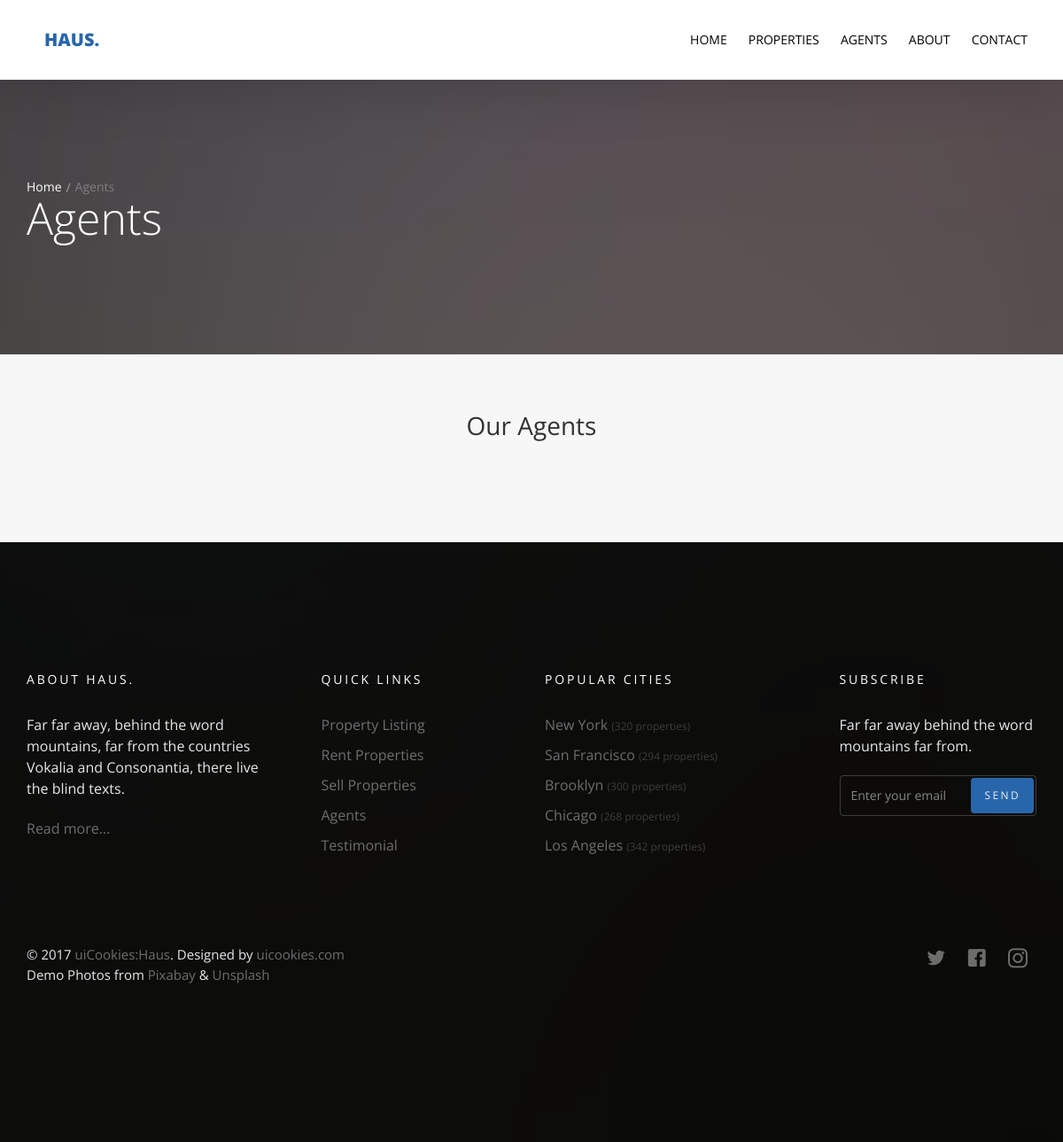
Before: /agents/ with the older database file.
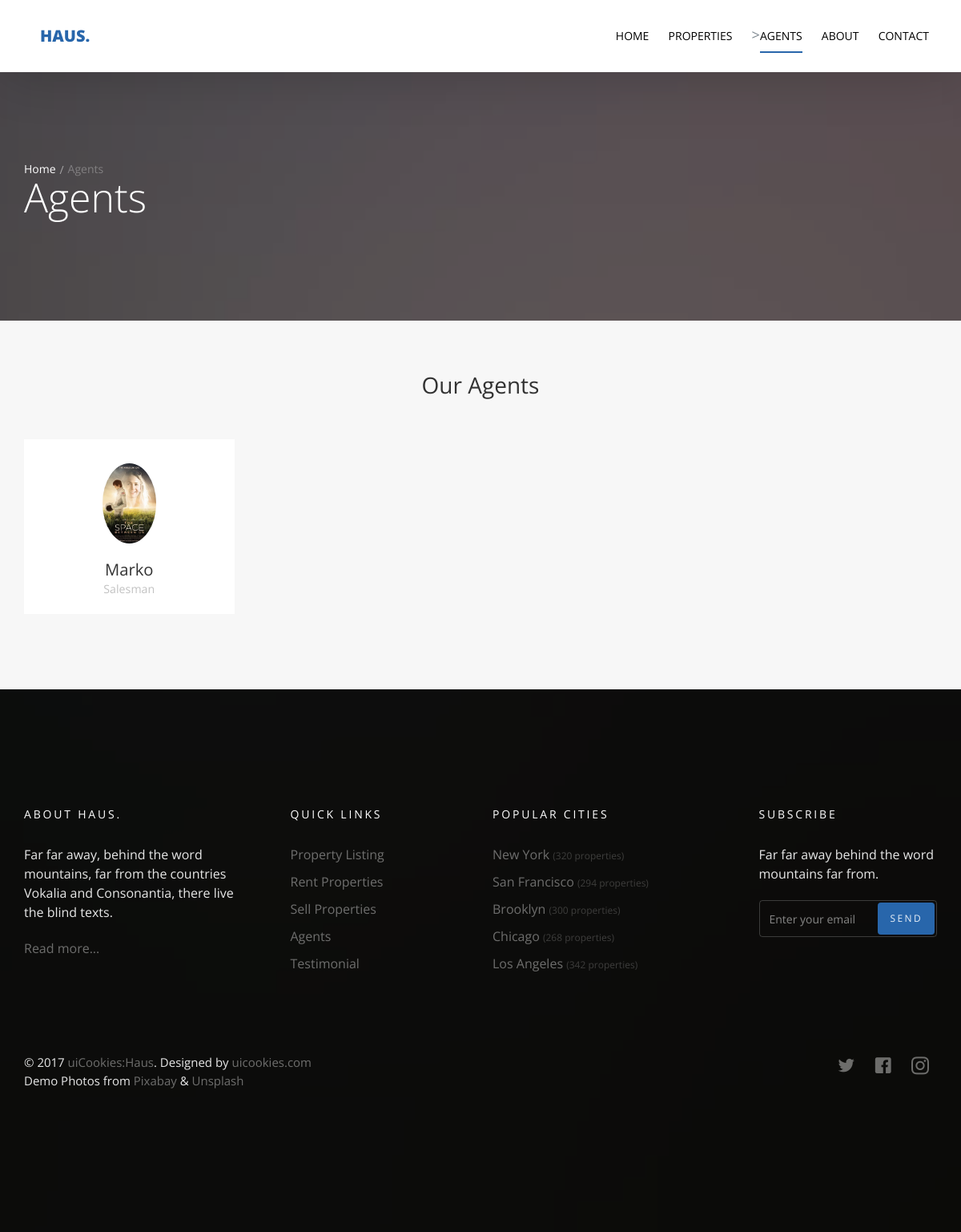
After: the same page with the newer database file.
### agents/models.py (models this page shows, shortened)
class Agent(models.Model):
    name = models.CharField(max_length=50)
    title = models.CharField(max_length=50)
    image = models.ImageField(upload_to='agents/')

### agents/views.py (the view)
# urls.py: path('', agents_list, name='agents_list'),
def agents_list(request):
    agents_list = Agent.objects.all()
    template = 'agents/agents.html'
    context = {
        'agents_list': agents_list
    }
    return render(request, template, context)

### agents/templates/agents/agents.html (shortened to what this page needs)
{% extends 'base.html' %}
{% block body %}
  <section class="probootstrap-slider flexslider2 page-inner">
    <div class="overlay"></div>
    <div class="probootstrap-wrap-banner">
      <div class="container">
        <div class="row">
          <div class="col-md-8">
            <div class="page-title probootstrap-animate">
              <div class="probootstrap-breadcrumbs">
                <a href="#">Home</a><span>Agents</span>
              </div>
              <h1>Agents</h1>
            </div>
          </div>
        </div>
      </div>
    </div>
    <ul class="slides">
      <li style="background-image: url(img/slider_1.jpg);"></li>
    </ul>
  </section>
  <section class="probootstrap-section probootstrap-section-lighter">
    <div class="container">
      <div class="row heading">
        <h2 class="mt0 mb50 text-center">Our Agents</h2>
      </div>
      <div class="row">
      {% for agent in agents_list %}
        <div class="col-md-3 col-sm-6">
          <div class="probootstrap-card probootstrap-person text-left">
            <div class="probootstrap-card-media">
              <img src="{{agent.image.url}}" class="img-responsive" alt="Free HTML5 Template by uicookies.com">
            </div>
            <div class="probootstrap-card-text">
              <h2 class="probootstrap-card-heading mb0">{{agent.name}}</h2>
              <p><small>{{agent.title}}</small></p>
            </div>
          </div>
        </div>
        {% endfor %}
      </div>
    </div>
  </section>
{% endblock body %}

### templates/base.html (shortened to what this page needs)
{% load static %}
<!DOCTYPE html>
<html lang="en">
  <head>
    <link rel="stylesheet" href="{% static 'css/styles-merged.css' %}">
    <link rel="stylesheet" href="{% static 'css/style.min.css' %}">
    <link rel="stylesheet" href="{% static 'css/custom.css' %}">
  </head>
  <body>
  <header role="banner" class="probootstrap-header">
    <div class="container">
        <a href="/" class="probootstrap-logo">Haus<span>.</span></a>
        <nav role="navigation" class="probootstrap-nav hidden-xs">
          <ul class="probootstrap-main-nav">
            <li {% if agents_list_home %}class="active">{% endif %}><a href="/">Home</a></li>
            <li {% if property_list %}class="active">{% endif %}><a href="{% url 'property:property_list' %}">Properties</a></li>
            <li {% if agents_list %}class="active">{% endif %}><a href="{% url 'agents:agents_list' %}">Agents</a></li>
            <li {% if about %}class="active">{% endif %}><a href="{% url 'about:about' %}">About</a></li>
            <li {% if contact_details %}class="active">{% endif %}><a href="{% url 'contact:send_mail' %}">Contact</a></li>
          </ul>
        </nav>
    </div>
  </header>
  {% block body %}
  {% endblock body %}
  <footer class="probootstrap-footer probootstrap-bg" style="background-image: url(img/slider_3.jpg)">
    <div class="container">
      <div class="row mb60">
        <div class="col-md-3">
          <div class="probootstrap-footer-widget">
            <h4 class="heading">About Haus.</h4>
            <p>Far far away, behind the word mountains, far from the countries Vokalia and Consonantia, there live the blind texts. </p>
            <p><a href="#">Read more...</a></p>
          </div>
        </div>
        <div class="col-md-3">
          <div class="probootstrap-footer-widget probootstrap-link-wrap">
            <h4 class="heading">Quick Links</h4>
            <ul class="stack-link">
              <li><a href="#">Property Listing</a></li>
              <li><a href="#">Rent Properties</a></li>
              <li><a href="#">Sell Properties</a></li>
              <li><a href="#">Agents</a></li>
              <li><a href="#">Testimonial</a></li>
            </ul>
          </div>
        </div>
        <div class="col-md-3">
          <div class="probootstrap-footer-widget">
            <h4 class="heading">Popular Cities</h4>
            <ul class="stack-link">
              <li><a href="#">New York <small>(320 properties)</small></a></li>
              <li><a href="#">San Francisco <small>(294 properties)</small></a></li>
              <li><a href="#">Brooklyn <small>(300 properties)</small></a></li>
              <li><a href="#">Chicago <small>(268 properties)</small></a></li>
              <li><a href="#">Los Angeles <small>(342 properties)</small></a></li>
            </ul>
          </div>
        </div>
        <div class="col-md-3">
          <div class="probootstrap-footer-widget probootstrap-link-wrap">
            <h4 class="heading">Subscribe</h4>
            <p>Far far away behind the word mountains far from.</p>
            <form action="#">
              <div class="form-field">
                <input type="text" class="form-control" placeholder="Enter your email">
                <button class="btn btn-subscribe">Send</button>
              </div>
            </form>
          </div>
        </div>
      </div>
      <div class="row copyright">
        <div class="col-md-6">
          <div class="probootstrap-footer-widget">
            <p>&copy; 2017 <a href="https://uicookies.com/">uiCookies:Haus</a>. Designed by <a href="https://uicookies.com/">uicookies.com</a> <br> Demo Photos from <a href="https://pixabay.com/">Pixabay</a> &amp; <a href="https://unsplash.com/">Unsplash</a></p>
          </div>
        </div>
        <div class="col-md-6">
          <div class="probootstrap-footer-widget right">
            <ul class="probootstrap-footer-social">
              <li><a href="#"><i class="icon-twitter"></i></a></li>
              <li><a href="#"><i class="icon-facebook"></i></a></li>
              <li><a href="#"><i class="icon-instagram2"></i></a></li>
            </ul>
          </div>
        </div>
      </div>
    </div>
  </footer>
  </body>
</html>

Changed rows visible on the page:
added Agent: image (picture), name "Marko", title "Salesman"
